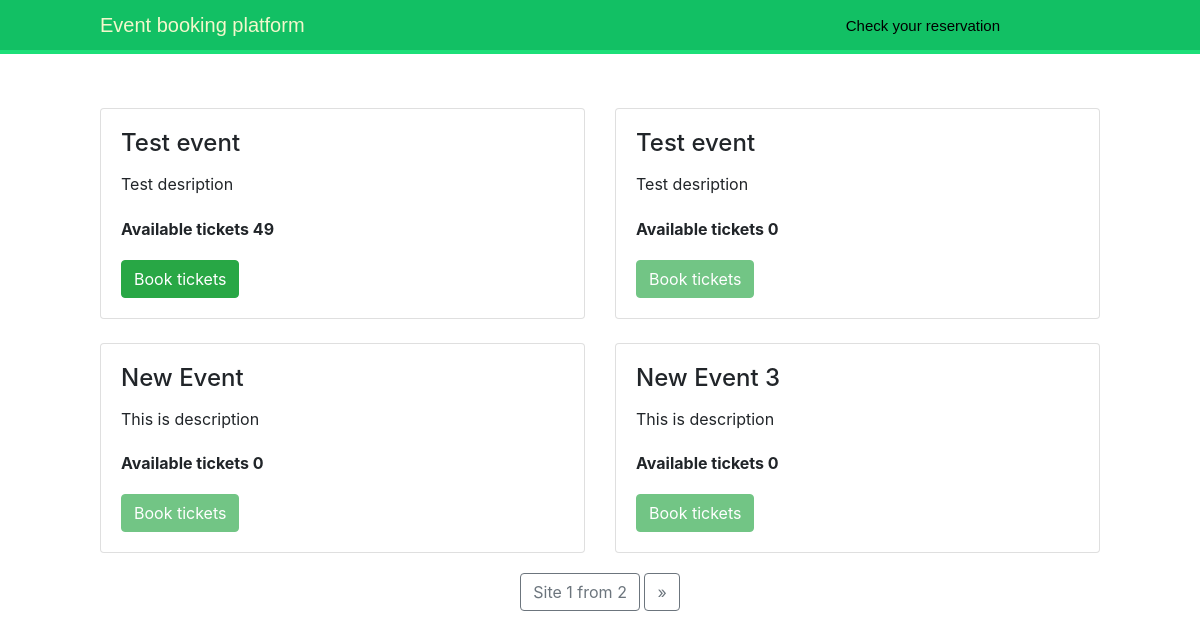
The page / on the database its author committed.
### event/models.py (models this page shows, shortened)
class Event(models.Model):
    name = models.CharField(max_length=100)
    datetime = models.DateTimeField()
    description = models.TextField()

### event/views.py (the view)
# urls.py: path('', views.EventListView.as_view(), name='events'),
class EventListView(ListView):
    context_object_name = 'events'
    paginate_by = 4
    template_name = 'event/events_list.html'
    def get_queryset(self):
        remove_expired_reservations()
        queryset = Event.objects.filter(datetime__gte=timezone.now() - timedelta(days=5)) \
            .annotate(available_tickets=Count('ticket_types__tickets', distinct=True,
                                              filter=Q(ticket_types__tickets__reservation__isnull=True)))
        return queryset

### reservation/views.py (called while the page is built)
def remove_expired_reservations():
    Reservation.objects.filter(booked_time__lte=timezone.now() - timedelta(minutes=15)).delete()

### event/templates/event/events_list.html (shortened to what this page needs)
{% extends "base.html" %}
{% block content %}
<div class="row">
{% for event in events %}
    <div class="col-sm-6">
        <div class="card">
            <div class="card-body">
                <h4 class="card-title">{{event.name}}</h4>
                <p class="card-text">{{event.description}}</p>
                <P><strong>Available tickets {{event.available_tickets}}</strong></P>
                <a href="{% url "reservation:buy_tickets" event.pk %}"
                   class="btn btn-success {% if not event.available_tickets%}disabled{% endif %}"
                   role="button"
                   {% if not event.available_tickets%}aria-disabled="true"{% endif %}>Book tickets</a>
            </div>
        </div>
    </div>
{% endfor %}
</div>
 {% include "pagination.html" with page=page_obj %}
{% endblock %}

### event/templates/base.html (shortened to what this page needs)
{% load static %}
<!DOCTYPE html>
<html lang="en">
<head>
    <link rel="stylesheet" type="text/css" href="{% static "css/base.css" %}">
    <link rel="stylesheet" href="https://maxcdn.bootstrapcdn.com/bootstrap/4.0.0/css/bootstrap.min.css"
>
</head>
<body>
    <div id="header">
        <a href="/" class="logo">Event booking platform</a>
        <a href="{% url "reservation:reservation_check" %}" class="res-check">Check your reservation</a>
    </div>
    <div class="content">
        {% block content %}
        {% endblock %}
    </div>
</body>
</html>

### event/templates/pagination.html (shortened to what this page needs)
<div class="pagination">
    <span class="step-links">
        <span class="current btn btn-outline-secondary" >
            Site {{ page.number }} from {{ page.paginator.num_pages }}
        </span>
        {% if page.has_next %}
            <a class="btn btn-outline-secondary" href="?page={{ page.next_page_number }}">&raquo;</a>
        {% endif %}
    </span>
</div>

### static/css/base.css (style rules this page uses)
body { margin:0; padding:0; font-family:helvetica, sans-serif; }
.content { padding: 30px 100px; }
.card { margin-top: 5%; }
.pagination { margin-top: 2%; display: flex; align-items: center; justify-content: center; }
#header .res-check { font-family: 'Muli', sans-serif; float: right; color: #000000; font-size: 15px; padding-top: 5px; margin-right: 10%; }
p { line-height: 1.8; }
a { color:#12c064; text-decoration:none; }
h1, h2, h3, h4, h5 , h6 { font-family: 'Muli', sans-serif; font-weight:normal; }
#header { padding:10px 100px; font-size:14px; background:#12c064; color:#fff; border-bottom:4px solid #1cdf78; overflow:auto; }
#header .logo { font-family: 'Muli', sans-serif; float:left; color:#f3f7cc; font-size:20px; margin-right:10%; }

### rows shown on the page
Event: name "Test event", description "Test desription", available_tickets "49"
Event: name "Test event", description "Test desription", available_tickets "0"
Event: name "New Event", description "This is description", available_tickets "0"
Event: name "New Event 3", description "This is description", available_tickets "0"

### other values the page prints
{{ page.number }} "1"
{{ page.paginator.num_pages }} "2"
